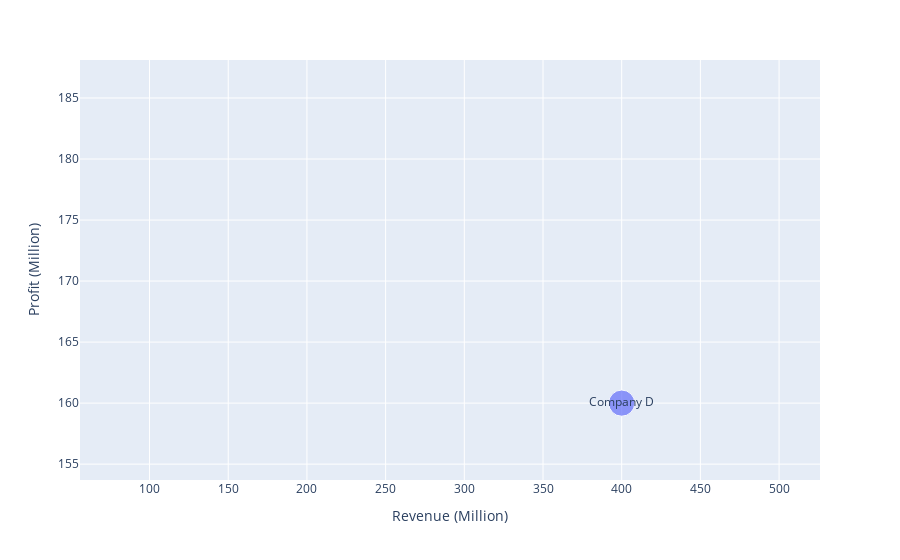

The code cell stored with this chart in its notebook:
### Code cell
import plotly.express as px
import pandas as pd

# Sample data: A dataset of companies, their revenue, profit, and market share
data = {
    'Company': ['Company A', 'Company B', 'Company C', 'Company D', 'Company E'],
    'Revenue': [100, 200, 300, 400, 500],
    'Profit': [50, 80, 120, 160, 200],
    'Market Share': [30, 40, 50, 60, 70]
}
df = pd.DataFrame(data)

# Create a bubble chart
fig = px.scatter(
    df,
    x='Revenue',
    y='Profit',
    size='Market Share',
    text='Company',
    labels={'Revenue': 'Revenue (Million)', 'Profit': 'Profit (Million)'}
)

fig.show()

### Figure 1 — Plotly figure (JSON) as saved in the notebook; plotly's stock layout.template omitted (floating-point values rounded to 4 significant figures)
{"data": [{"hovertemplate": "Revenue (Million)=%{x}<br>Profit (Million)=%{y}<br>Market Share=%{marker.size}<br>Company=%{text}<extra></extra>", "legendgroup": "", "marker": {"color": "#636efa", "size": [30, 40, 50, 60, 70], "sizemode": "area", "sizeref": 0.175, "symbol": "circle"}, "mode": "markers+text", "name": "", "orientation": "v", "showlegend": false, "text": ["Company A", "Company B", "Company C", "Company D", "Company E"], "type": "scatter", "x": [100, 200, 300, 400, 500], "xaxis": "x", "y": [50, 80, 120, 160, 200], "yaxis": "y"}], "layout": {"autosize": true, "legend": {"itemsizing": "constant", "tracegroupgap": 0}, "margin": {"t": 60}, "xaxis": {"anchor": "y", "autorange": false, "domain": [0, 1], "range": [55.81, 526.0], "title": {"text": "Revenue (Million)"}, "type": "linear"}, "yaxis": {"anchor": "x", "autorange": false, "domain": [0, 1], "range": [153.7, 188.1], "title": {"text": "Profit (Million)"}, "type": "linear"}}}
